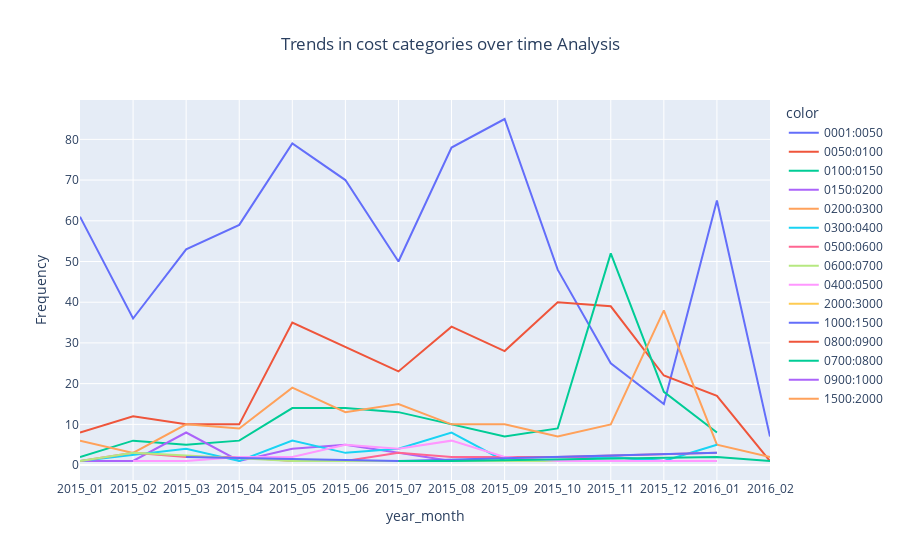

Source (notebook cell):
### Code cell
df['year_month'] = df['date ready'].dt.year.astype(str) + '_' + df['date ready'].dt.month.astype(str).str.zfill(2)
date_costCategory = df.groupby(['year_month','cost_category']).size().reset_index(name='Frequency').sort_values(by='year_month')
myPlot1(date_costCategory,'year_month','Frequency','cost_category','line','Trends in cost categories over time', sort_by=None, ascending=True)
Maximum_row = date_costCategory.loc[date_costCategory['Frequency'].idxmax()]
print('The year and month that has maximum cost category frequency is :',Maximum_row['year_month'])
print('The Cost Category that has maximum frequency is :',Maximum_row['cost_category'])
print('The maximum frequency is :',Maximum_row['Frequency'])

### Figure 1 — Plotly figure (JSON) as saved in the notebook; plotly's stock layout.template omitted (floating-point values rounded to 4 significant figures)
{"data": [{"hovertemplate": "color=0001:0050<br>x=%{x}<br>y=%{y}<extra></extra>", "legendgroup": "0001:0050", "line": {"color": "#636efa", "dash": "solid"}, "marker": {"symbol": "circle"}, "mode": "lines", "name": "0001:0050", "orientation": "v", "showlegend": true, "type": "scatter", "x": ["2015_01", "2015_02", "2015_03", "2015_04", "2015_05", "2015_06", "2015_07", "2015_08", "2015_09", "2015_10", "2015_11", "2015_12", "2016_01", "2016_02"], "xaxis": "x", "y": [61, 36, 53, 59, 79, 70, 50, 78, 85, 48, 25, 15, 65, 7], "yaxis": "y"}, {"hovertemplate": "color=0050:0100<br>x=%{x}<br>y=%{y}<extra></extra>", "legendgroup": "0050:0100", "line": {"color": "#EF553B", "dash": "solid"}, "marker": {"symbol": "circle"}, "mode": "lines", "name": "0050:0100", "orientation": "v", "showlegend": true, "type": "scatter", "x": ["2015_01", "2015_02", "2015_03", "2015_04", "2015_05", "2015_06", "2015_07", "2015_08", "2015_09", "2015_10", "2015_11", "2015_12", "2016_01", "2016_02"], "xaxis": "x", "y": [8, 12, 10, 10, 35, 29, 23, 34, 28, 40, 39, 22, 17, 1], "yaxis": "y"}, {"hovertemplate": "color=0100:0150<br>x=%{x}<br>y=%{y}<extra></extra>", "legendgroup": "0100:0150", "line": {"color": "#00cc96", "dash": "solid"}, "marker": {"symbol": "circle"}, "mode": "lines", "name": "0100:0150", "orientation": "v", "showlegend": true, "type": "scatter", "x": ["2015_01", "2015_02", "2015_03", "2015_04", "2015_05", "2015_06", "2015_07", "2015_08", "2015_09", "2015_10", "2015_11", "2015_12", "2016_01"], "xaxis": "x", "y": [2, 6, 5, 6, 14, 14, 13, 10, 7, 9, 52, 18, 8], "yaxis": "y"}, {"hovertemplate": "color=0150:0200<br>x=%{x}<br>y=%{y}<extra></extra>", "legendgroup": "0150:0200", "line": {"color": "#ab63fa", "dash": "solid"}, "marker": {"symbol": "circle"}, "mode": "lines", "name": "0150:0200", "orientation": "v", "showlegend": true, "type": "scatter", "x": ["2015_01", "2015_02", "2015_03", "2015_04", "2015_05", "2015_06", "2015_07", "2015_08", "2015_09", "2015_11", "2015_12", "2016_01"], "xaxis": "x", "y": [1, 1, 8, 1, 4, 5, 3, 1, 2, 2, 1, 1], "yaxis": "y"}, {"hovertemplate": "color=0200:0300<br>x=%{x}<br>y=%{y}<extra></extra>", "legendgroup": "0200:0300", "line": {"color": "#FFA15A", "dash": "solid"}, "marker": {"symbol": "circle"}, "mode": "lines", "name": "0200:0300", "orientation": "v", "showlegend": true, "type": "scatter", "x": ["2015_01", "2015_02", "2015_03", "2015_04", "2015_05", "2015_06", "2015_07", "2015_08", "2015_09", "2015_10", "2015_11", "2015_12", "2016_01", "2016_02"], "xaxis": "x", "y": [6, 3, 10, 9, 19, 13, 15, 10, 10, 7, 10, 38, 5, 2], "yaxis": "y"}, {"hovertemplate": "color=0300:0400<br>x=%{x}<br>y=%{y}<extra></extra>", "legendgroup": "0300:0400", "line": {"color": "#19d3f3", "dash": "solid"}, "marker": {"symbol": "circle"}, "mode": "lines", "name": "0300:0400", "orientation": "v", "showlegend": true, "type": "scatter", "x": ["2015_01", "2015_03", "2015_04", "2015_05", "2015_06", "2015_07", "2015_08", "2015_09", "2015_10", "2015_11", "2015_12", "2016_01"], "xaxis": "x", "y": [1, 4, 1, 6, 3, 4, 8, 1, 1, 2, 1, 5], "yaxis": "y"}, {"hovertemplate": "color=0500:0600<br>x=%{x}<br>y=%{y}<extra></extra>", "legendgroup": "0500:0600", "line": {"color": "#FF6692", "dash": "solid"}, "marker": {"symbol": "circle"}, "mode": "lines", "name": "0500:0600", "orientation": "v", "showlegend": true, "type": "scatter", "x": ["2015_01", "2015_02", "2015_03", "2015_04", "2015_05", "2015_06", "2015_07", "2015_08", "2015_10", "2016_01"], "xaxis": "x", "y": [1, 3, 2, 2, 1, 1, 3, 2, 2, 3], "yaxis": "y"}, {"hovertemplate": "color=0600:0700<br>x=%{x}<br>y=%{y}<extra></extra>", "legendgroup": "0600:0700", "line": {"color": "#B6E880", "dash": "solid"}, "marker": {"symbol": "circle"}, "mode": "lines", "name": "0600:0700", "orientation": "v", "showlegend": true, "type": "scatter", "x": ["2015_01", "2015_02", "2015_05", "2015_06", "2015_07", "2015_08", "2015_12", "2016_01"], "xaxis": "x", "y": [1, 3, 1, 1, 1, 1, 1, 1], "yaxis": "y"}, {"hovertemplate": "color=0400:0500<br>x=%{x}<br>y=%{y}<extra></extra>", "legendgroup": "0400:0500", "line": {"color": "#FF97FF", "dash": "solid"}, "marker": {"symbol": "circle"}, "mode": "lines", "name": "0400:0500", "orientation": "v", "showlegend": true, "type": "scatter", "x": ["2015_02", "2015_03", "2015_04", "2015_05", "2015_06", "2015_07", "2015_08", "2015_09", "2015_10", "2015_11", "2016_01"], "xaxis": "x", "y": [1, 1, 2, 2, 5, 4, 6, 2, 1, 1, 1], "yaxis": "y"}, {"hovertemplate": "color=2000:3000<br>x=%{x}<br>y=%{y}<extra></extra>", "legendgroup": "2000:3000", "line": {"color": "#FECB52", "dash": "solid"}, "marker": {"symbol": "circle"}, "mode": "lines", "name": "2000:3000", "orientation": "v", "showlegend": true, "type": "scatter", "x": ["2015_03"], "xaxis": "x", "y": [2], "yaxis": "y"}, {"hovertemplate": "color=1000:1500<br>x=%{x}<br>y=%{y}<extra></extra>", "legendgroup": "1000:1500", "line": {"color": "#636efa", "dash": "solid"}, "marker": {"symbol": "circle"}, "mode": "lines", "name": "1000:1500", "orientation": "v", "showlegend": true, "type": "scatter", "x": ["2015_03", "2015_07", "2016_01"], "xaxis": "x", "y": [2, 1, 3], "yaxis": "y"}, {"hovertemplate": "color=0800:0900<br>x=%{x}<br>y=%{y}<extra></extra>", "legendgroup": "0800:0900", "line": {"color": "#EF553B", "dash": "solid"}, "marker": {"symbol": "circle"}, "mode": "lines", "name": "0800:0900", "orientation": "v", "showlegend": true, "type": "scatter", "x": ["2015_05"], "xaxis": "x", "y": [1], "yaxis": "y"}, {"hovertemplate": "color=0700:0800<br>x=%{x}<br>y=%{y}<extra></extra>", "legendgroup": "0700:0800", "line": {"color": "#00cc96", "dash": "solid"}, "marker": {"symbol": "circle"}, "mode": "lines", "name": "0700:0800", "orientation": "v", "showlegend": true, "type": "scatter", "x": ["2015_07", "2015_08", "2016_01", "2016_02"], "xaxis": "x", "y": [1, 1, 2, 1], "yaxis": "y"}, {"hovertemplate": "color=0900:1000<br>x=%{x}<br>y=%{y}<extra></extra>", "legendgroup": "0900:1000", "line": {"color": "#ab63fa", "dash": "solid"}, "marker": {"symbol": "circle"}, "mode": "lines", "name": "0900:1000", "orientation": "v", "showlegend": true, "type": "scatter", "x": ["2015_07"], "xaxis": "x", "y": [1], "yaxis": "y"}, {"hovertemplate": "color=1500:2000<br>x=%{x}<br>y=%{y}<extra></extra>", "legendgroup": "1500:2000", "line": {"color": "#FFA15A", "dash": "solid"}, "marker": {"symbol": "circle"}, "mode": "lines", "name": "1500:2000", "orientation": "v", "showlegend": true, "type": "scatter", "x": ["2016_01"], "xaxis": "x", "y": [1], "yaxis": "y"}], "layout": {"legend": {"title": {"text": "color"}, "tracegroupgap": 0}, "title": {"text": "Trends in cost categories over time Analysis", "x": 0.5}, "xaxis": {"anchor": "y", "domain": [0, 1], "title": {"text": "year_month"}}, "yaxis": {"anchor": "x", "domain": [0, 1], "title": {"text": "Frequency"}}}}
